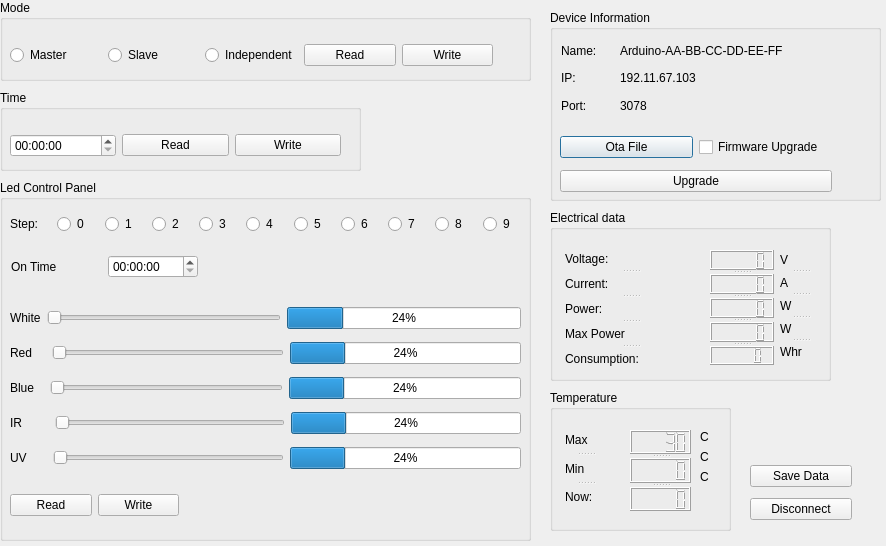
<?xml version="1.0" encoding="UTF-8"?>
<ui version="4.0">
 <class>devicePanel</class>
 <widget class="QDialog" name="devicePanel">
  <property name="geometry">
   <rect>
    <x>0</x>
    <y>0</y>
    <width>886</width>
    <height>546</height>
   </rect>
  </property>
  <property name="windowTitle">
   <string>ZeroConfLed Controller Panel</string>
  </property>
  <widget class="QGroupBox" name="groupBox_3">
   <property name="geometry">
    <rect>
     <x>550</x>
     <y>210</y>
     <width>281</width>
     <height>171</height>
    </rect>
   </property>
   <property name="title">
    <string>Electrical data</string>
   </property>
   <widget class="QSplitter" name="splitter_3">
    <property name="geometry">
     <rect>
      <x>15</x>
      <y>38</y>
      <width>131</width>
      <height>121</height>
     </rect>
    </property>
    <property name="orientation">
     <enum>Qt::Vertical</enum>
    </property>
    <widget class="QLabel" name="label">
     <property name="text">
      <string>Voltage:</string>
     </property>
    </widget>
    <widget class="QLabel" name="label_9">
     <property name="text">
      <string>Current:</string>
     </property>
    </widget>
    <widget class="QLabel" name="label_11">
     <property name="text">
      <string>Power:</string>
     </property>
    </widget>
    <widget class="QLabel" name="label_13">
     <property name="text">
      <string>Max Power</string>
     </property>
    </widget>
    <widget class="QLabel" name="label_15">
     <property name="text">
      <string>Consumption:</string>
     </property>
    </widget>
   </widget>
   <widget class="QSplitter" name="splitter">
    <property name="geometry">
     <rect>
      <x>160</x>
      <y>40</y>
      <width>64</width>
      <height>115</height>
     </rect>
    </property>
    <property name="orientation">
     <enum>Qt::Vertical</enum>
    </property>
    <widget class="QLCDNumber" name="lcdNumber"/>
    <widget class="QLCDNumber" name="lcdNumber_5"/>
    <widget class="QLCDNumber" name="lcdNumber_6"/>
    <widget class="QLCDNumber" name="lcdNumber_7"/>
    <widget class="QLCDNumber" name="lcdNumber_8"/>
   </widget>
   <widget class="QSplitter" name="splitter_2">
    <property name="geometry">
     <rect>
      <x>230</x>
      <y>40</y>
      <width>41</width>
      <height>111</height>
     </rect>
    </property>
    <property name="orientation">
     <enum>Qt::Vertical</enum>
    </property>
    <widget class="QLabel" name="label_2">
     <property name="text">
      <string>V</string>
     </property>
    </widget>
    <widget class="QLabel" name="label_10">
     <property name="text">
      <string>A</string>
     </property>
    </widget>
    <widget class="QLabel" name="label_12">
     <property name="text">
      <string>W</string>
     </property>
    </widget>
    <widget class="QLabel" name="label_14">
     <property name="text">
      <string>W</string>
     </property>
    </widget>
    <widget class="QLabel" name="label_16">
     <property name="text">
      <string>Whr</string>
     </property>
    </widget>
   </widget>
  </widget>
  <widget class="QGroupBox" name="groupBox_6">
   <property name="geometry">
    <rect>
     <x>550</x>
     <y>10</y>
     <width>331</width>
     <height>191</height>
    </rect>
   </property>
   <property name="title">
    <string>Device Information</string>
   </property>
   <widget class="QWidget" name="layoutWidget">
    <property name="geometry">
     <rect>
      <x>10</x>
      <y>120</y>
      <width>272</width>
      <height>69</height>
     </rect>
    </property>
    <layout class="QVBoxLayout" name="verticalLayout_2">
     <item>
      <layout class="QHBoxLayout" name="horizontalLayout_16">
       <item>
        <widget class="QPushButton" name="pushButton_6">
         <property name="text">
          <string>Ota File</string>
         </property>
        </widget>
       </item>
       <item>
        <widget class="QCheckBox" name="checkBox">
         <property name="text">
          <string>Firmware Upgrade</string>
         </property>
        </widget>
       </item>
      </layout>
     </item>
     <item>
      <widget class="QPushButton" name="pushButton_7">
       <property name="text">
        <string>Upgrade</string>
       </property>
      </widget>
     </item>
    </layout>
   </widget>
   <widget class="QWidget" name="layoutWidget_2">
    <property name="geometry">
     <rect>
      <x>70</x>
      <y>30</y>
      <width>251</width>
      <height>76</height>
     </rect>
    </property>
    <layout class="QVBoxLayout" name="verticalLayout_4">
     <item>
      <widget class="QLabel" name="deviceDN_label">
       <property name="text">
        <string>Arduino-AA-BB-CC-DD-EE-FF</string>
       </property>
      </widget>
     </item>
     <item>
      <widget class="QLabel" name="deviceIP_label">
       <property name="text">
        <string>192.11.67.103</string>
       </property>
      </widget>
     </item>
     <item>
      <widget class="QLabel" name="devicePort_label">
       <property name="text">
        <string>3078</string>
       </property>
      </widget>
     </item>
    </layout>
   </widget>
   <widget class="QWidget" name="layoutWidget_3">
    <property name="geometry">
     <rect>
      <x>11</x>
      <y>30</y>
      <width>55</width>
      <height>76</height>
     </rect>
    </property>
    <layout class="QVBoxLayout" name="verticalLayout_5">
     <item>
      <widget class="QLabel" name="label_30">
       <property name="text">
        <string>Name:</string>
       </property>
      </widget>
     </item>
     <item>
      <widget class="QLabel" name="label_33">
       <property name="text">
        <string>IP:</string>
       </property>
      </widget>
     </item>
     <item>
      <widget class="QLabel" name="label_35">
       <property name="text">
        <string>Port:</string>
       </property>
      </widget>
     </item>
    </layout>
   </widget>
  </widget>
  <widget class="QWidget" name="layoutWidget_4">
   <property name="geometry">
    <rect>
     <x>750</x>
     <y>460</y>
     <width>102</width>
     <height>67</height>
    </rect>
   </property>
   <layout class="QVBoxLayout" name="verticalLayout_3">
    <item>
     <widget class="QPushButton" name="pushButton_9">
      <property name="text">
       <string>Save Data</string>
      </property>
     </widget>
    </item>
    <item>
     <widget class="QPushButton" name="pushButton_8">
      <property name="text">
       <string>Disconnect</string>
      </property>
     </widget>
    </item>
   </layout>
  </widget>
  <widget class="QGroupBox" name="groupBox_5">
   <property name="geometry">
    <rect>
     <x>0</x>
     <y>180</y>
     <width>531</width>
     <height>361</height>
    </rect>
   </property>
   <property name="title">
    <string>Led Control Panel</string>
   </property>
   <widget class="QWidget" name="layoutWidget_5">
    <property name="geometry">
     <rect>
      <x>10</x>
      <y>30</y>
      <width>514</width>
      <height>28</height>
     </rect>
    </property>
    <layout class="QHBoxLayout" name="horizontalLayout">
     <item>
      <widget class="QLabel" name="label_23">
       <property name="text">
        <string>Step:</string>
       </property>
      </widget>
     </item>
     <item>
      <widget class="QRadioButton" name="radioButton_4">
       <property name="text">
        <string>0</string>
       </property>
      </widget>
     </item>
     <item>
      <widget class="QRadioButton" name="radioButton_5">
       <property name="text">
        <string>1</string>
       </property>
      </widget>
     </item>
     <item>
      <widget class="QRadioButton" name="radioButton_6">
       <property name="text">
        <string>2</string>
       </property>
      </widget>
     </item>
     <item>
      <widget class="QRadioButton" name="radioButton_7">
       <property name="text">
        <string>3</string>
       </property>
      </widget>
     </item>
     <item>
      <widget class="QRadioButton" name="radioButton_8">
       <property name="text">
        <string>4</string>
       </property>
      </widget>
     </item>
     <item>
      <widget class="QRadioButton" name="radioButton_9">
       <property name="text">
        <string>5</string>
       </property>
      </widget>
     </item>
     <item>
      <widget class="QRadioButton" name="radioButton_10">
       <property name="text">
        <string>6</string>
       </property>
      </widget>
     </item>
     <item>
      <widget class="QRadioButton" name="radioButton_11">
       <property name="text">
        <string>7</string>
       </property>
      </widget>
     </item>
     <item>
      <widget class="QRadioButton" name="radioButton_12">
       <property name="text">
        <string>8</string>
       </property>
      </widget>
     </item>
     <item>
      <widget class="QRadioButton" name="radioButton_13">
       <property name="text">
        <string>9</string>
       </property>
      </widget>
     </item>
    </layout>
   </widget>
   <widget class="QWidget" name="layoutWidget_6">
    <property name="geometry">
     <rect>
      <x>11</x>
      <y>71</y>
      <width>187</width>
      <height>31</height>
     </rect>
    </property>
    <layout class="QHBoxLayout" name="horizontalLayout_3">
     <item>
      <widget class="QLabel" name="label_26">
       <property name="text">
        <string>On Time</string>
       </property>
      </widget>
     </item>
     <item>
      <widget class="QTimeEdit" name="timeEdit_2"/>
     </item>
    </layout>
   </widget>
   <widget class="QWidget" name="layoutWidget_7">
    <property name="geometry">
     <rect>
      <x>10</x>
      <y>120</y>
      <width>511</width>
      <height>181</height>
     </rect>
    </property>
    <layout class="QVBoxLayout" name="verticalLayout">
     <item>
      <layout class="QHBoxLayout" name="horizontalLayout_7">
       <item>
        <widget class="QLabel" name="label_24">
         <property name="text">
          <string>White</string>
         </property>
        </widget>
       </item>
       <item>
        <widget class="QSlider" name="horizontalSlider">
         <property name="orientation">
          <enum>Qt::Horizontal</enum>
         </property>
        </widget>
       </item>
       <item>
        <widget class="QProgressBar" name="progressBar">
         <property name="value">
          <number>24</number>
         </property>
        </widget>
       </item>
      </layout>
     </item>
     <item>
      <layout class="QHBoxLayout" name="horizontalLayout_8">
       <item>
        <widget class="QLabel" name="label_25">
         <property name="text">
          <string>Red    </string>
         </property>
        </widget>
       </item>
       <item>
        <widget class="QSlider" name="horizontalSlider_2">
         <property name="orientation">
          <enum>Qt::Horizontal</enum>
         </property>
        </widget>
       </item>
       <item>
        <widget class="QProgressBar" name="progressBar_2">
         <property name="value">
          <number>24</number>
         </property>
        </widget>
       </item>
      </layout>
     </item>
     <item>
      <layout class="QHBoxLayout" name="horizontalLayout_9">
       <item>
        <widget class="QLabel" name="label_27">
         <property name="text">
          <string>Blue   </string>
         </property>
        </widget>
       </item>
       <item>
        <widget class="QSlider" name="horizontalSlider_3">
         <property name="orientation">
          <enum>Qt::Horizontal</enum>
         </property>
        </widget>
       </item>
       <item>
        <widget class="QProgressBar" name="progressBar_3">
         <property name="value">
          <number>24</number>
         </property>
        </widget>
       </item>
      </layout>
     </item>
     <item>
      <layout class="QHBoxLayout" name="horizontalLayout_10">
       <item>
        <widget class="QLabel" name="label_28">
         <property name="text">
          <string>IR        </string>
         </property>
        </widget>
       </item>
       <item>
        <widget class="QSlider" name="horizontalSlider_4">
         <property name="orientation">
          <enum>Qt::Horizontal</enum>
         </property>
        </widget>
       </item>
       <item>
        <widget class="QProgressBar" name="progressBar_4">
         <property name="value">
          <number>24</number>
         </property>
        </widget>
       </item>
      </layout>
     </item>
     <item>
      <layout class="QHBoxLayout" name="horizontalLayout_11">
       <item>
        <widget class="QLabel" name="label_29">
         <property name="text">
          <string>UV      </string>
         </property>
        </widget>
       </item>
       <item>
        <widget class="QSlider" name="horizontalSlider_5">
         <property name="orientation">
          <enum>Qt::Horizontal</enum>
         </property>
        </widget>
       </item>
       <item>
        <widget class="QProgressBar" name="progressBar_5">
         <property name="value">
          <number>24</number>
         </property>
        </widget>
       </item>
      </layout>
     </item>
    </layout>
   </widget>
   <widget class="QWidget" name="layoutWidget_8">
    <property name="geometry">
     <rect>
      <x>10</x>
      <y>310</y>
      <width>169</width>
      <height>31</height>
     </rect>
    </property>
    <layout class="QHBoxLayout" name="horizontalLayout_12">
     <item>
      <widget class="QPushButton" name="pushButton_4">
       <property name="text">
        <string>Read</string>
       </property>
      </widget>
     </item>
     <item>
      <widget class="QPushButton" name="pushButton_5">
       <property name="text">
        <string>Write</string>
       </property>
      </widget>
     </item>
    </layout>
   </widget>
  </widget>
  <widget class="QGroupBox" name="groupBox_4">
   <property name="geometry">
    <rect>
     <x>550</x>
     <y>390</y>
     <width>181</width>
     <height>141</height>
    </rect>
   </property>
   <property name="title">
    <string>Temperature</string>
   </property>
   <widget class="QSplitter" name="splitter_5">
    <property name="geometry">
     <rect>
      <x>80</x>
      <y>40</y>
      <width>61</width>
      <height>81</height>
     </rect>
    </property>
    <property name="orientation">
     <enum>Qt::Vertical</enum>
    </property>
    <widget class="QLCDNumber" name="lcdNumber_11">
     <property name="value" stdset="0">
      <double>30.000000000000000</double>
     </property>
    </widget>
    <widget class="QLCDNumber" name="lcdNumber_10"/>
    <widget class="QLCDNumber" name="lcdNumber_9"/>
   </widget>
   <widget class="QSplitter" name="splitter_6">
    <property name="geometry">
     <rect>
      <x>15</x>
      <y>38</y>
      <width>41</width>
      <height>81</height>
     </rect>
    </property>
    <property name="orientation">
     <enum>Qt::Vertical</enum>
    </property>
    <widget class="QLabel" name="label_22">
     <property name="text">
      <string>Max</string>
     </property>
    </widget>
    <widget class="QLabel" name="label_20">
     <property name="text">
      <string>Min</string>
     </property>
    </widget>
    <widget class="QLabel" name="label_17">
     <property name="text">
      <string>Now:</string>
     </property>
    </widget>
   </widget>
   <widget class="QWidget" name="layoutWidget_9">
    <property name="geometry">
     <rect>
      <x>150</x>
      <y>40</y>
      <width>21</width>
      <height>81</height>
     </rect>
    </property>
    <layout class="QFormLayout" name="formLayout">
     <item row="0" column="0">
      <widget class="QLabel" name="label_21">
       <property name="text">
        <string>C</string>
       </property>
      </widget>
     </item>
     <item row="1" column="0">
      <widget class="QLabel" name="label_19">
       <property name="text">
        <string>C</string>
       </property>
      </widget>
     </item>
     <item row="2" column="0">
      <widget class="QLabel" name="label_18">
       <property name="text">
        <string>C</string>
       </property>
      </widget>
     </item>
    </layout>
   </widget>
  </widget>
  <widget class="QGroupBox" name="groupBox">
   <property name="geometry">
    <rect>
     <x>0</x>
     <y>0</y>
     <width>531</width>
     <height>81</height>
    </rect>
   </property>
   <property name="title">
    <string>Mode</string>
   </property>
   <widget class="QWidget" name="layoutWidget_10">
    <property name="geometry">
     <rect>
      <x>10</x>
      <y>40</y>
      <width>483</width>
      <height>31</height>
     </rect>
    </property>
    <layout class="QHBoxLayout" name="horizontalLayout_13">
     <item>
      <widget class="QRadioButton" name="radioButton">
       <property name="text">
        <string>Master</string>
       </property>
      </widget>
     </item>
     <item>
      <widget class="QRadioButton" name="radioButton_2">
       <property name="text">
        <string>Slave</string>
       </property>
      </widget>
     </item>
     <item>
      <widget class="QRadioButton" name="radioButton_3">
       <property name="text">
        <string>Independent</string>
       </property>
      </widget>
     </item>
     <item>
      <widget class="QPushButton" name="pushButton_10">
       <property name="text">
        <string>Read</string>
       </property>
      </widget>
     </item>
     <item>
      <widget class="QPushButton" name="pushButton_3">
       <property name="text">
        <string>Write</string>
       </property>
      </widget>
     </item>
    </layout>
   </widget>
  </widget>
  <widget class="QGroupBox" name="groupBox_2">
   <property name="geometry">
    <rect>
     <x>0</x>
     <y>90</y>
     <width>361</width>
     <height>81</height>
    </rect>
   </property>
   <property name="title">
    <string>Time</string>
   </property>
   <widget class="QWidget" name="layoutWidget_11">
    <property name="geometry">
     <rect>
      <x>10</x>
      <y>40</y>
      <width>331</width>
      <height>31</height>
     </rect>
    </property>
    <layout class="QHBoxLayout" name="horizontalLayout_2">
     <item>
      <widget class="QTimeEdit" name="timeEdit"/>
     </item>
     <item>
      <widget class="QPushButton" name="pushButton">
       <property name="text">
        <string>Read</string>
       </property>
      </widget>
     </item>
     <item>
      <widget class="QPushButton" name="pushButton_2">
       <property name="text">
        <string>Write</string>
       </property>
      </widget>
     </item>
    </layout>
   </widget>
  </widget>
 </widget>
 <resources/>
 <connections/>
</ui>
